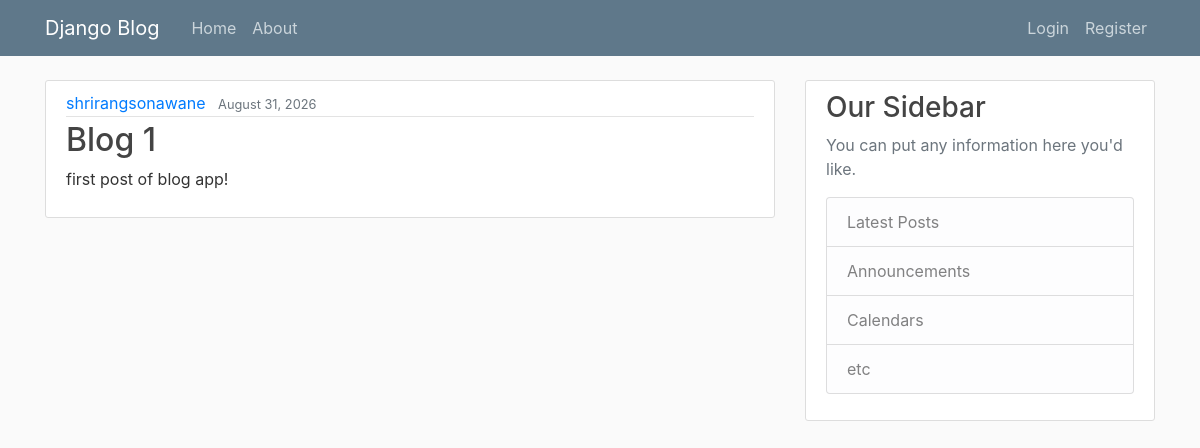
The app's page /, older data.
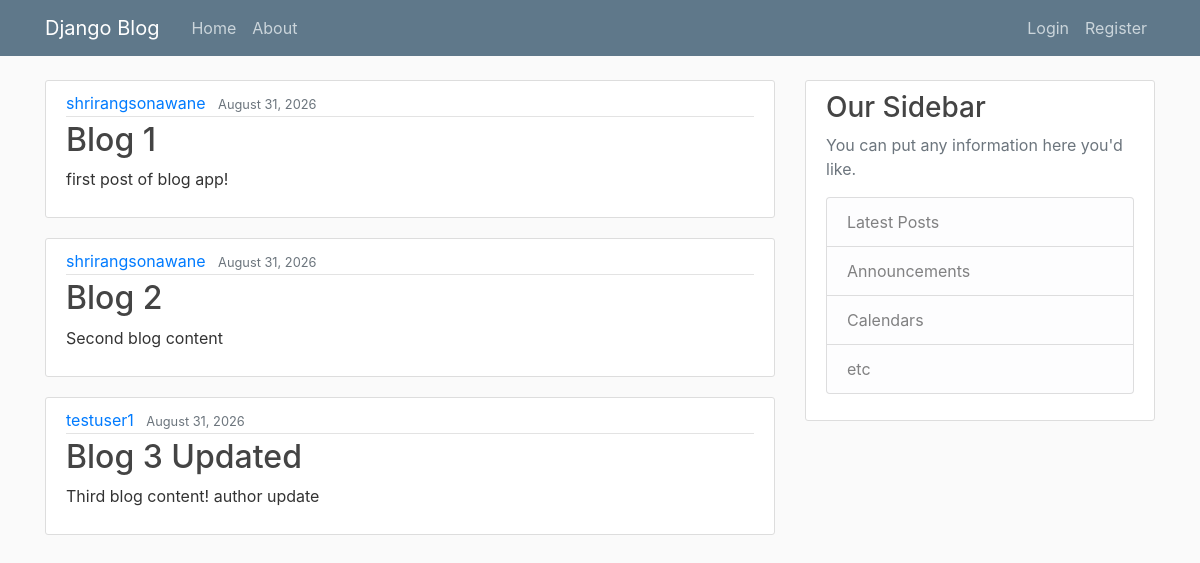
The same page, newer data.
### Blog_App/models.py (models this page shows, shortened)
class post(models.Model):
    title = models.CharField(max_length=255)
    content = models.TextField()
    date_posted = models.DateTimeField(default=timezone.now)
    author = models.ForeignKey(User, on_delete=models.CASCADE)

### Blog_App/views.py (the view)
# urls.py: 2. Add a URL to urlpatterns:  path('', views.home, name='home')
def home(request):
    context={
        'posts': post.objects.all()
    }
    return render(request, 'Blog_App/home.html',context)

### Blog_App/templates/Blog_App/home.html
{% extends "Blog_App/base.html" %}
{% block content %}
    {% for post in posts %}
        <article class="media content-section">
            <div class="media-body">
                <div class="article-metadata">
                    <a class="mr-2" href="#">{{ post.author }}</a>
                    <small class="text-muted">{{ post.date_posted|date:"F d, Y" }}</small>
                </div>
                <h2><a class="article-title" href="#">{{ post.title }}</a></h2>
                <p class="article-content">{{ post.content }}</p>
            </div>
        </article>
    {% endfor %}
{% endblock content %}

### Blog_App/templates/Blog_App/base.html (shortened to what this page needs)
{% load static %}
<!DOCTYPE html>
<html lang="en">
<head>
    <link rel="stylesheet" href="https://cdn.jsdelivr.net/npm/bootstrap@4.0.0/dist/css/bootstrap.min.css">
    <link rel="stylesheet" href="{% static 'Blog_App/main.css' %}">
</head>
<body>
    <header class="site-header">
        <nav class="navbar navbar-expand-md navbar-dark bg-steel fixed-top">
            <div class="container">
                <a class="navbar-brand mr-4" href="{% url 'Blog-Home' %}">Django Blog</a>
                <div class="collapse navbar-collapse" id="navbarToggle">
                    <div class="navbar-nav mr-auto">
                        <a class="nav-item nav-link" href="{% url 'Blog-Home' %}">Home</a>
                        <a class="nav-item nav-link" href="{% url 'Blog-About' %}">About</a>
                    </div>
                    <div class="navbar-nav">
                        <a class="nav-item nav-link" href="#">Login</a>
                        <a class="nav-item nav-link" href="#">Register</a>
                    </div>
                </div>
            </div>
        </nav>
    </header>
    <main role="main" class="container">
        <div class="row">
            <div class="col-md-8">
                {% block content %}{% endblock %}
            </div>
            <div class="col-md-4">
                <div class="content-section">
                    <h3>Our Sidebar</h3>
                    <p class='text-muted'>You can put any information here you'd like.
                    <ul class="list-group">
                        <li class="list-group-item list-group-item-light">Latest Posts</li>
                        <li class="list-group-item list-group-item-light">Announcements</li>
                        <li class="list-group-item list-group-item-light">Calendars</li>
                        <li class="list-group-item list-group-item-light">etc</li>
                    </ul>
                    </p>
                </div>
            </div>
        </div>
    </main>
</body>
</html>

### Blog_App/static/Blog_App/main.css (style rules this page uses)
body { background: #fafafa; color: #333333; margin-top: 5rem; }
h1, h2, h3, h4, h5, h6 { color: #444444; }
ul { margin: 0; }
.bg-steel { background-color: #5f788a; }
.site-header .navbar-nav .nav-link { color: #cbd5db; }
.content-section { background: #ffffff; padding: 10px 20px; border: 1px solid #dddddd; border-radius: 3px; margin-bottom: 20px; }
.article-title { color: #444444; }
.article-content { white-space: pre-line; }
.article-metadata { padding-bottom: 1px; margin-bottom: 4px; border-bottom: 1px solid #e3e3e3 }

Row changes from the older to the newer data that the page shows:
added post: author "shrirangsonawane", date_posted "August 31, 2026", title "Blog 2", content "Second blog content"
added post: author "testuser1", date_posted "August 31, 2026", title "Blog 3 Updated", content "Third blog content! author update"
